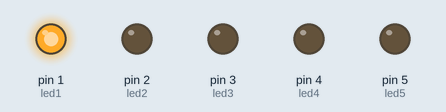
Recording of a sketch running on a simulated Arduino Uno, built with avr-gcc and run on an emulated ATmega328P. Shown: output pins drawn as LEDs (lit = HIGH).

Above: at 0.5 s.
At 2.5 s:
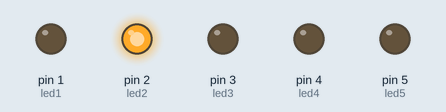
At 4.5 s:
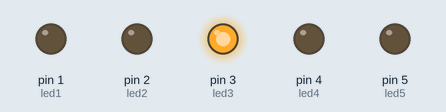
At 6.5 s:
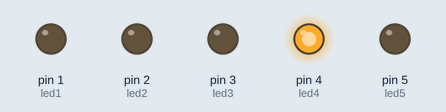
At 8.5 s:
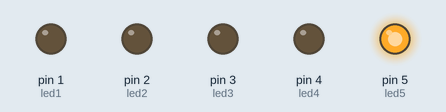
At 11.5 s:
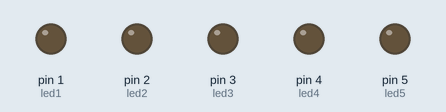
Timing chart, 0 to 13.0 s (numbered marks = the images above):
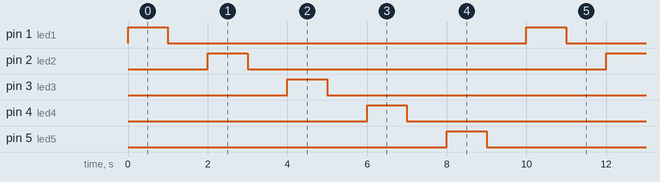

Measured:
- by itself, pin 1 (led1), pin 2 (led2), pin 3 (led3), pin 4 (led4), pin 5 (led5): alternates HIGH for 1.0 s and LOW for 9.0 s
- by itself, everything shown: repeats every 10.0 s, in 10 steps

The sketch:

gtf-led-arduino.ino
```cpp
// LED program - GirlTechFest

// --> En int er en av de vanligste variabeltypene. Int er en forkortelse for integer (engelsk for heltall) og brukes til å lagre heltallsverdier.
// Her i vårt tilfelle sier vi at variabelen `led1` er av typen `int`, og har heltallsverdien 1!
// Vi har plassert (deklarert) disse variablene først i programmet fordi de skal være tilgjengeligte for hele programmet, og da kalles de "globale variabler".

// syntax: int variabel = verdi;
int led1 = 1; // hvit LED
int led2 = 2; // gul LED
int led3 = 3; // blå LED
int led4 = 4; // rød LED
int led5 = 5; // grønn LED


// I setup-funksjonen under starter vi en seriell kommunikasjon med Arduinoen.
// Dere husker så klart at vi ga de globale integer variablene heltallsverdier i begynnelsen av programmet?
// Ja? Fantastisk, for allerede nå får vi bruk for de!
// Funksjonen under heter `pinMode`, og brukes for å sette en spesifik pin(port) på Arduinoen som en output (port ut) eller input (port inn).
void setup() {

pinMode(1,OUTPUT);  // syntax: pinMode(pin,modus);
pinMode(2,OUTPUT);
pinMode(3,OUTPUT);
pinMode(4,OUTPUT);
pinMode(5,OUTPUT);
}

// loop-funksjonen er kontinuerlig og kjører (looper) koden til du stopper programmet, overskriver det eller definerer et sted i koden at loopen skal stoppes.
void loop() {

// digitalWrite-funksjonen brukes for å "aktivere" LED lysene.
// `pin` er en parameter og her er det IDen til LEDen du ønsker å aktivere, "value" settes enten til HIGH eller LOW.
// HIGH skrur på LEDen, LOW skrur av LEDen.
// Med delay-funksjonen sier vi hvor lenge, i millisekunder, LEDen skal skrus av/på.
// --> 1000 millisekund(ms) = 1 sekund(s)

// led1 skrus på i 1000 ms
digitalWrite(led1, HIGH); // syntax: digitalWrite(pin, value);
delay(1000);  // syntax: delay(millisekunder);

// led1 skrus av i 1000 ms
digitalWrite(led1, LOW);
delay(1000);

// led2 skrus på i 1000 ms
digitalWrite(led2, HIGH);
delay(1000);

// led2 skrus av i 1000 ms
digitalWrite(led2, LOW);
delay(1000);

// led3 skrus på i 1000 ms
digitalWrite(led3, HIGH);
delay(1000);

// led3 skrus av i 1000 ms
digitalWrite(led3, LOW);
delay(1000);

// led4 skrus på i 1000 ms
digitalWrite(led4, HIGH);
delay(1000);

// led4 skrus av i 1000 ms
digitalWrite(led4, LOW);
delay(1000);

// led5 skrus på i 1000 ms
digitalWrite(led5, HIGH);
delay(1000);

// led5 skrus av i 1000 ms
digitalWrite(led5, LOW);
delay(1000);
}


//Sjekk at riktig port (COM) i PCen er valgt, og at riktig Arduino (MKR1000) er valgt
//For å laste koden opp på Arduinoen, trykk på haken (Verify) og sjekk at koden kompilerer (compile).
//Deretter trykk på pilen som peker til høyre og last opp (Upload) programmet til Arduinoen.
```
